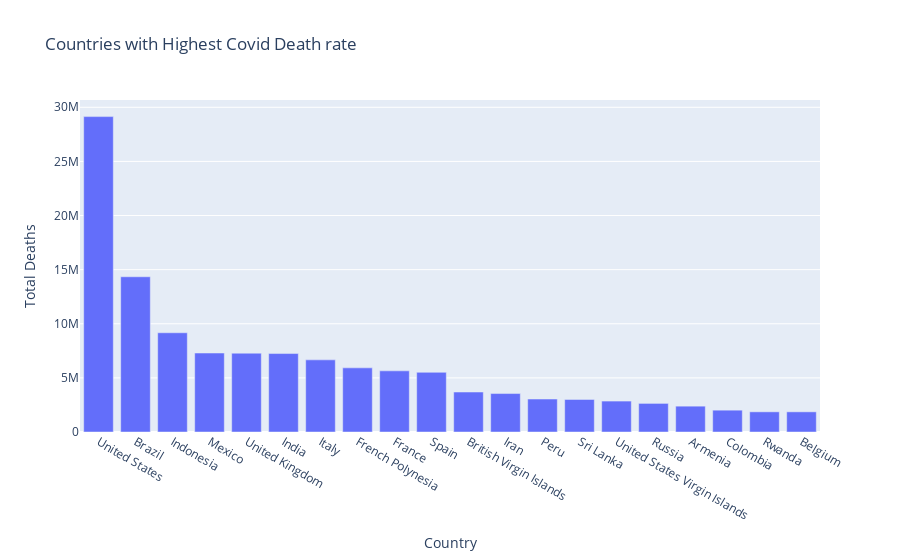

The notebook cell this image was saved under:
### Code cell
figure = px.bar(cov_info, x = 'Country', y = 'Total Deaths', title = 'Countries with Highest Covid Death rate')
figure.show()

### Figure 1 — Plotly figure (JSON) as saved in the notebook; plotly's stock layout.template omitted (floating-point values rounded to 4 significant figures)
{"data": [{"alignmentgroup": "True", "hovertemplate": "Country=%{x}<br>Total Deaths=%{y}<extra></extra>", "legendgroup": "", "marker": {"color": "#636efa", "pattern": {"shape": ""}}, "name": "", "offsetgroup": "", "orientation": "v", "showlegend": false, "textposition": "auto", "type": "bar", "x": ["United States", "Brazil", "Indonesia", "Mexico", "United Kingdom", "India", "Italy", "French Polynesia", "France", "Spain", "British Virgin Islands", "Iran", "Peru", "Sri Lanka", "United States Virgin Islands", "Russia", "Armenia", "Colombia", "Rwanda", "Belgium"], "xaxis": "x", "y": [29139980, 14342127, 9168032, 7296660, 7280594, 7248130, 6664225, 5925689, 5649590, 5514199, 3693903, 3552131, 3044986, 3008083, 2857595, 2642435, 2387268, 2016697, 1864143, 1863491], "yaxis": "y"}], "layout": {"barmode": "relative", "legend": {"tracegroupgap": 0}, "title": {"text": "Countries with Highest Covid Death rate"}, "xaxis": {"anchor": "y", "domain": [0, 1], "title": {"text": "Country"}}, "yaxis": {"anchor": "x", "domain": [0, 1], "title": {"text": "Total Deaths"}}}}
